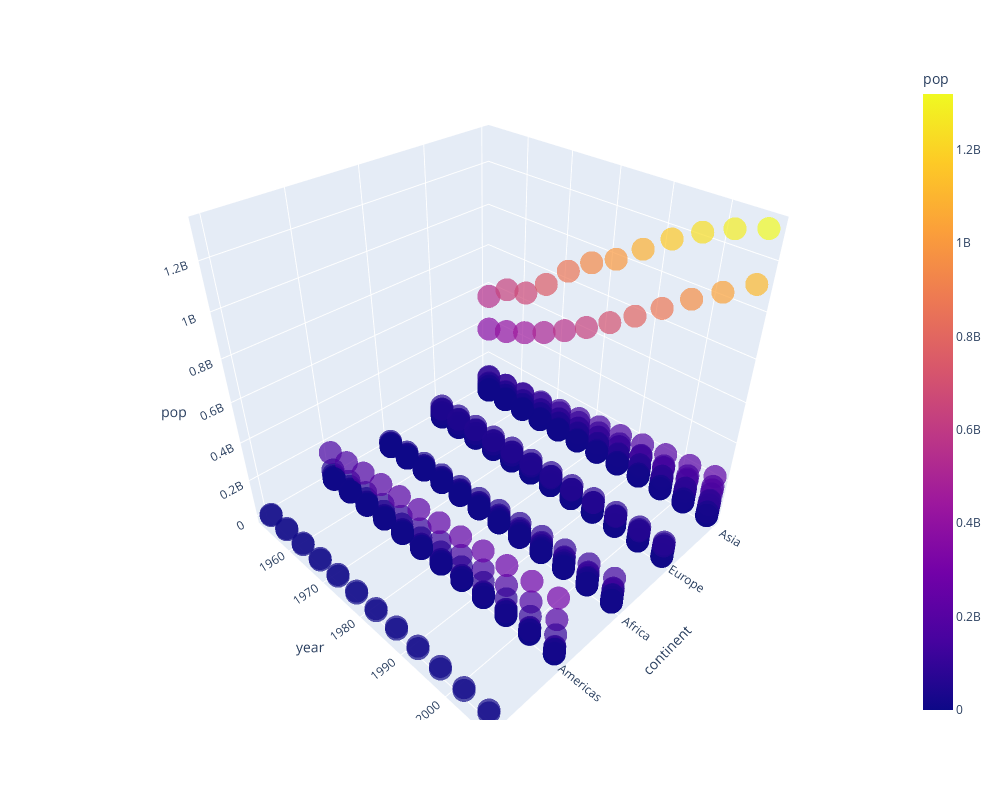

Notebook code cell kept with this figure:
### Markdown cell above
Now, let's see scatter plot visualize the population of continents

### Code cell
df = px.data.gapminder()
fig = px.scatter_3d(df, x="continent", y="year", z="pop", color="pop", opacity=0.7, hover_name="country", width=1000, height=800)
fig.show()

### Figure 1 — Plotly figure (JSON) as saved in the notebook; plotly's stock layout.template omitted (floating-point values rounded to 4 significant figures; data arrays with more than 128 entries replaced by an {"elided": "..."} marker saying what was removed)
{"data": [{"hovertemplate": "<b>%{hovertext}</b><br><br>continent=%{x}<br>year=%{y}<br>pop=%{marker.color}<extra></extra>", "hovertext": {"elided": "1704 str values"}, "legendgroup": "", "marker": {"color": {"elided": "1704 int values"}, "coloraxis": "coloraxis", "opacity": 0.7, "symbol": "circle"}, "mode": "markers", "name": "", "scene": "scene", "showlegend": false, "type": "scatter3d", "x": {"elided": "1704 str values"}, "y": {"elided": "1704 int values"}, "z": {"elided": "1704 int values"}}], "layout": {"coloraxis": {"colorbar": {"title": {"text": "pop"}}, "colorscale": [[0, "#0d0887"], [0.1111, "#46039f"], [0.2222, "#7201a8"], [0.3333, "#9c179e"], [0.4444, "#bd3786"], [0.5556, "#d8576b"], [0.6667, "#ed7953"], [0.7778, "#fb9f3a"], [0.8889, "#fdca26"], [1, "#f0f921"]]}, "height": 800, "legend": {"tracegroupgap": 0}, "margin": {"t": 60}, "scene": {"domain": {"x": [0, 1], "y": [0, 1]}, "xaxis": {"title": {"text": "continent"}}, "yaxis": {"title": {"text": "year"}}, "zaxis": {"title": {"text": "pop"}}}, "width": 1000}}
